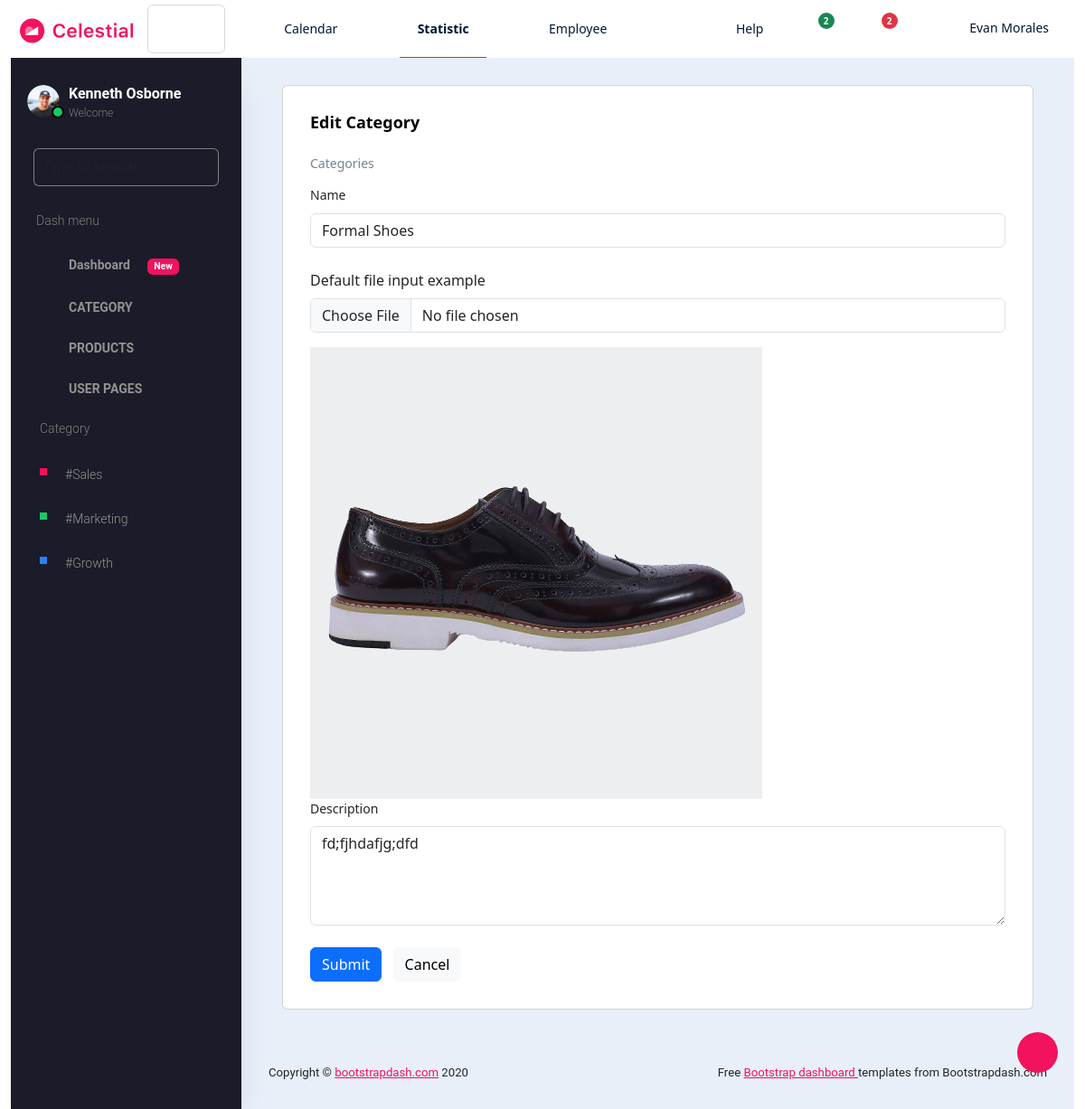
/edit_category/2/, run on the app's committed database.
### admin_app/models.py (models this page shows)
class CategoryDB(models.Model):
    name = models.CharField(max_length=255, null=True, blank=True)
    image = models.ImageField(upload_to="category_images")
    description = models.CharField(max_length=255, null=True, blank=True)

### admin_app/views.py (the view)
# urls.py: path('edit_category/<int:data_id>/', views.edit_category, name='edit_category'),
def edit_category(request, data_id):
    data = CategoryDB.objects.get(id=data_id)
    return render(request, 'edit_category.html', {'data': data})

### admin_app/templates/edit_category.html (shortened to what this page needs)
<!DOCTYPE html>
{% extends 'admin_page.html' %}
{% block content %}
<html lang="en">
<head>
    <link href="https://cdn.jsdelivr.net/npm/bootstrap@5.3.0-alpha2/dist/css/bootstrap.min.css" rel="stylesheet">
</head>
<body>
    <div class="col-12 grid-margin stretch-card">
              <div class="card">
                <div class="card-body">
                  <h4 class="card-title">Edit Category</h4>
                  <p class="card-description">
                    Categories
                  </p>
                  <form class="forms-sample" method="post" action="{% url 'update_category' data_id=data.id %}" enctype="multipart/form-data">
                    <div class="form-group">
                      <label for="exampleInputName1">Name</label>
                      <input type="text" class="form-control" id="exampleInputName1" placeholder="Category Name" name="c_name" value="{{data.name}}">
                    </div>
                    <div class="mb-3">
                      <label for="formFile" class="form-label">Default file input example</label>
                      <input class="form-control" type="file" id="formFile" name="c_image" >
                    </div>
                    <div>
                        <img src="{{data.image.url}}" alt="">
                    </div>
                    <div class="form-group">
                      <label for="exampleTextarea1">Description</label>
                      <textarea class="form-control" id="exampleTextarea1" name="c_description" rows="4">{{data.description}}</textarea>
                    </div>
                    <button type="submit" class="btn btn-primary mr-2">Submit</button>
                    <button class="btn btn-light">Cancel</button>
                  </form>
                </div>
              </div>
            </div>
</body>
</html>
{% endblock %}

### data on the page
CategoryDB: c_name "Formal Shoes", image (picture), c_description "fd;fjhdafjg;dfd"
